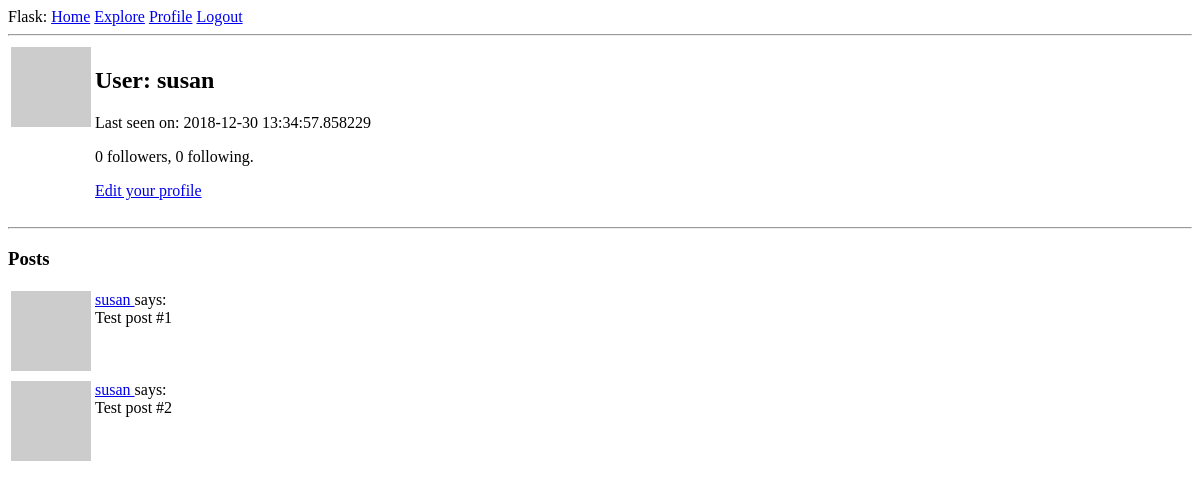
The page /user/susan (signed in) on the database as committed earlier.
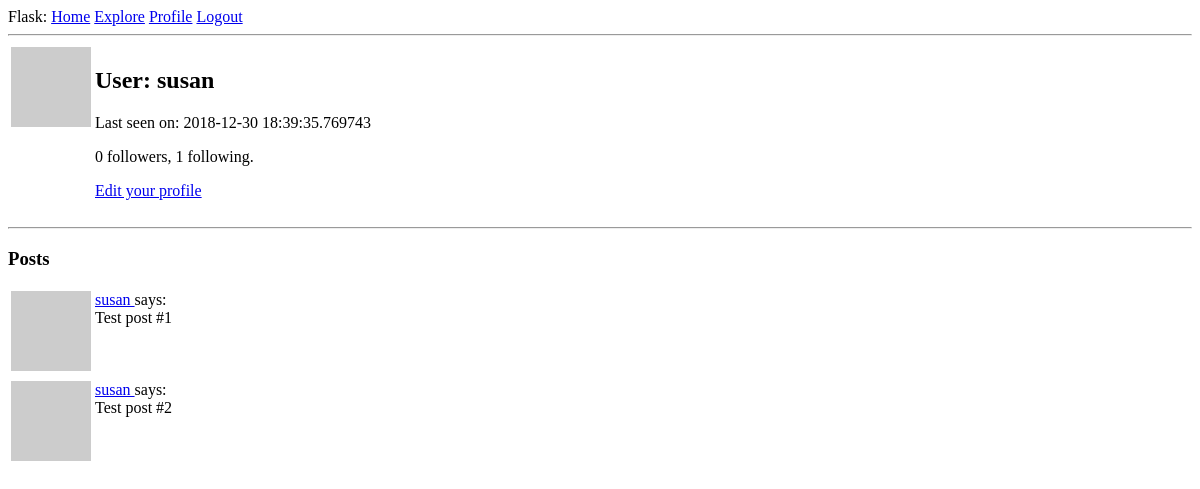
The same page on the database as committed later.
### app/models.py (models this page shows, shortened)
class User(UserMixin, db.Model):
    id = db.Column(db.Integer, primary_key=True)
    username = db.Column(db.String(64), index=True, unique=True)
    email = db.Column(db.String(120), index=True, unique=True)
    password_hash = db.Column(db.String(128))
    posts = db.relationship("Post", backref="author", lazy="dynamic")
    about_me = db.Column(db.String(120))
    last_seen = db.Column(db.DateTime, default=datetime.utcnow)
    followed = db.relationship(
        'User', secondary=followers,
        primaryjoin=(followers.c.follower_id == id),
        secondaryjoin=(followers.c.followed_id == id),
        backref=db.backref('followers', lazy='dynamic'), lazy='dynamic')
    def avatar(self, size):
        digest = md5(self.email.lower().encode("utf-8")).hexdigest()
        return 'https://www.gravatar.com/avatar/{}?d=identicon&s={}'.format(
            digest, size)

### app/routes.py (the view)
@app.route("/user/<username>")
@login_required
def user(username):
    user = User.query.filter_by(username=username).first_or_404()
    posts = [
        {"author": user, "body": "Test post #1"},
        {"author": user, "body": "Test post #2"}
    ]
    return render_template("user.html", title="Profile", user=user, posts=posts)

### app/models.py (called while the page is built)
@login.user_loader
def load_user(id):
    return User.query.get(int(id))

### app/routes.py (called while the page is built)
@app.before_request
def before_request():
    if current_user.is_authenticated:
        current_user.last_seen = datetime.utcnow()
        db.session.commit()

### app/templates/user.html (shortened to what this page needs)
{% extends "layout.html" %}
{% block content %}
<table>
    <tr valign="top">
        <td><img src="{{user.avatar(128)}}"></td>
        <td>
            <h2>User: {{ user.username }}</h2>
            {% if user.last_seen %}<p>Last seen on: {{ user.last_seen }}</p>{% endif %}
            <p>{{ user.followers.count() }} followers, {{ user.followed.count() }} following.</p>
            {% if user == current_user %}
            <p><a href="{{ url_for('edit_profile') }}">Edit your profile</a></p>
            {% elif not current_user.is_following(user) %}
            <p><a href="{{ url_for('follow', username=user.username) }}">Follow</a></p>
            {% else %}
            <p><a href="{{ url_for('unfollow', username=user.username) }}">Unfollow</a></p>
            {% endif %}
        </td>
    </tr>
</table>
<hr>
<h3>Posts</h3>
{% for post in posts %}
{% include "_post.html" %}
{% endfor %}
{% endblock %}

### app/templates/layout.html (shortened to what this page needs)
<!DOCTYPE html>
<html lang="en">
<head>
</head>
<body>
    <div>Flask: <a href="{{url_for('index')}}">Home</a>
        {% if current_user.is_anonymous %}
        <a href="{{url_for('login')}}">Login</a>
        {% else %}
        <a href="{{ url_for('explore') }}">Explore</a>
        <a href="{{url_for('user', username=current_user.username)}}">Profile</a>
        <a href="{{url_for('logout')}}">Logout</a>
        {% endif %}
    </div>
    <hr>
    {% block content %}
    {% endblock %}
</body>
</html>

### app/templates/_post.html
<table>
    <tr valign="top">
        <td><img src="{{ post.author.avatar(36) }}"></td>
        <td>
            <a href="{{ url_for('user', username=post.author.username) }}">
                {{ post.author.username }}
            </a>
            says:<br>{{ post.body }}
        </td>
    </tr>
</table>

Rows that differ between the two databases and show on the page:
changed User "susan": last_seen "2018-12-30 13:34:57.858229" → "2018-12-30 18:39:35.769743"
Other text that changed with them:
{{ user.followed.count() }}: "0" → "1"
